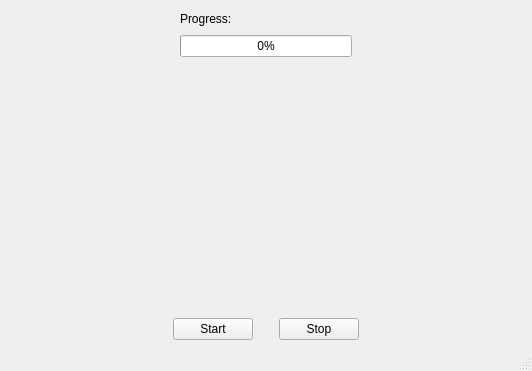
<?xml version="1.0" encoding="UTF-8"?>
<ui version="4.0">
 <class>MainWindow</class>
 <widget class="QMainWindow" name="MainWindow">
  <property name="geometry">
   <rect>
    <x>0</x>
    <y>0</y>
    <width>532</width>
    <height>371</height>
   </rect>
  </property>
  <property name="windowTitle">
   <string>gui_multithreading_progress_visualization</string>
  </property>
  <widget class="QWidget" name="centralwidget">
   <layout class="QGridLayout" name="gridLayout">
    <item row="0" column="0">
     <layout class="QHBoxLayout" name="horizontalLayout_3">
      <item>
       <spacer name="horizontalSpacer_5">
        <property name="orientation">
         <enum>Qt::Horizontal</enum>
        </property>
        <property name="sizeHint" stdset="0">
         <size>
          <width>40</width>
          <height>20</height>
         </size>
        </property>
       </spacer>
      </item>
      <item>
       <layout class="QVBoxLayout" name="verticalLayout">
        <item>
         <layout class="QHBoxLayout" name="horizontalLayout">
          <item>
           <widget class="QLabel" name="label_2">
            <property name="text">
             <string>Progress:</string>
            </property>
           </widget>
          </item>
          <item>
           <widget class="QLabel" name="progress">
            <property name="text">
             <string>&lt;progress&gt;</string>
            </property>
           </widget>
          </item>
          <item>
           <spacer name="horizontalSpacer">
            <property name="orientation">
             <enum>Qt::Horizontal</enum>
            </property>
            <property name="sizeHint" stdset="0">
             <size>
              <width>40</width>
              <height>20</height>
             </size>
            </property>
           </spacer>
          </item>
         </layout>
        </item>
        <item>
         <widget class="QProgressBar" name="progress_bar">
          <property name="value">
           <number>0</number>
          </property>
         </widget>
        </item>
       </layout>
      </item>
      <item>
       <spacer name="horizontalSpacer_6">
        <property name="orientation">
         <enum>Qt::Horizontal</enum>
        </property>
        <property name="sizeHint" stdset="0">
         <size>
          <width>40</width>
          <height>20</height>
         </size>
        </property>
       </spacer>
      </item>
     </layout>
    </item>
    <item row="1" column="0">
     <spacer name="verticalSpacer">
      <property name="orientation">
       <enum>Qt::Vertical</enum>
      </property>
      <property name="sizeHint" stdset="0">
       <size>
        <width>20</width>
        <height>187</height>
       </size>
      </property>
     </spacer>
    </item>
    <item row="2" column="0">
     <layout class="QHBoxLayout" name="horizontalLayout_2">
      <item>
       <spacer name="horizontalSpacer_3">
        <property name="orientation">
         <enum>Qt::Horizontal</enum>
        </property>
        <property name="sizeHint" stdset="0">
         <size>
          <width>40</width>
          <height>20</height>
         </size>
        </property>
       </spacer>
      </item>
      <item>
       <widget class="QPushButton" name="start">
        <property name="text">
         <string>Start</string>
        </property>
       </widget>
      </item>
      <item>
       <spacer name="horizontalSpacer_2">
        <property name="orientation">
         <enum>Qt::Horizontal</enum>
        </property>
        <property name="sizeType">
         <enum>QSizePolicy::Fixed</enum>
        </property>
        <property name="sizeHint" stdset="0">
         <size>
          <width>20</width>
          <height>20</height>
         </size>
        </property>
       </spacer>
      </item>
      <item>
       <widget class="QPushButton" name="stop">
        <property name="text">
         <string>Stop</string>
        </property>
       </widget>
      </item>
      <item>
       <spacer name="horizontalSpacer_4">
        <property name="orientation">
         <enum>Qt::Horizontal</enum>
        </property>
        <property name="sizeHint" stdset="0">
         <size>
          <width>40</width>
          <height>20</height>
         </size>
        </property>
       </spacer>
      </item>
     </layout>
    </item>
   </layout>
  </widget>
  <widget class="QMenuBar" name="menubar">
   <property name="geometry">
    <rect>
     <x>0</x>
     <y>0</y>
     <width>532</width>
     <height>24</height>
    </rect>
   </property>
  </widget>
  <widget class="QStatusBar" name="statusbar"/>
 </widget>
 <resources/>
 <connections/>
</ui>
